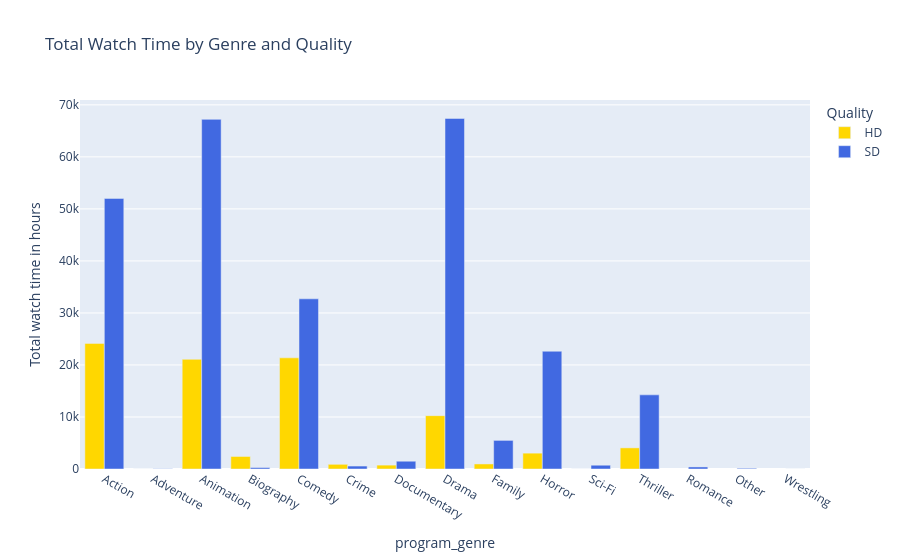
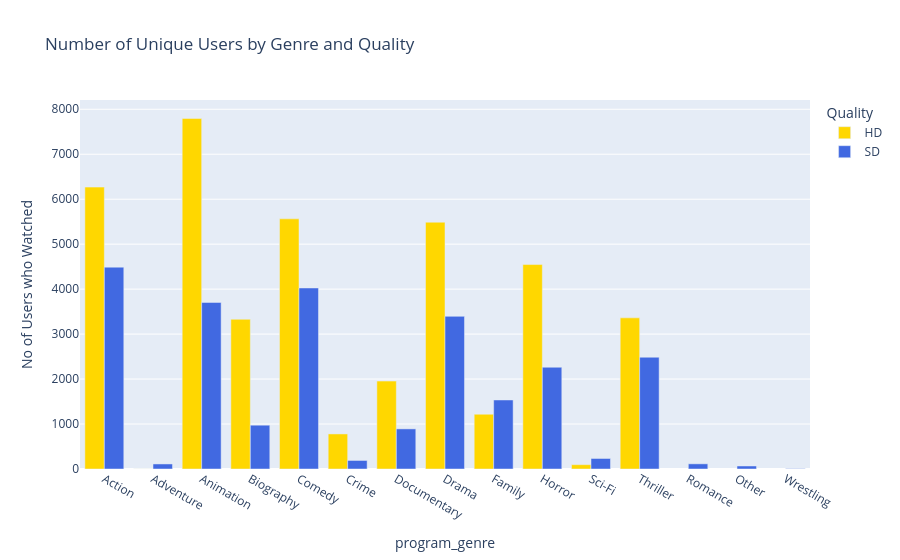

Source (notebook cell) for these figures, in order:
### Code cell
fig = px.bar(grouped, 
             x='program_genre', 
             y='Total watch time in hours', 
             color='Quality', 
             barmode='group',
             title='Total Watch Time by Genre and Quality',
             color_discrete_map={'HD':'gold', 'SD':'royalblue'})

fig2 = px.bar(grouped, 
             x='program_genre', 
             y='No of Users who Watched', 
             color='Quality', 
             barmode='group',
             title='Number of Unique Users by Genre and Quality',
             color_discrete_map={'HD':'gold', 'SD':'royalblue'})

fig.show()
fig2.show()

### Figure 1 — Plotly figure (JSON) as saved in the notebook; plotly's stock layout.template omitted (floating-point values rounded to 4 significant figures)
{"data": [{"alignmentgroup": "True", "hovertemplate": "Quality=HD<br>program_genre=%{x}<br>Total watch time in hours=%{y}<extra></extra>", "legendgroup": "HD", "marker": {"color": "gold", "pattern": {"shape": ""}}, "name": "HD", "offsetgroup": "HD", "orientation": "v", "showlegend": true, "textposition": "auto", "type": "bar", "x": ["Action", "Adventure", "Animation", "Biography", "Comedy", "Crime", "Documentary", "Drama", "Family", "Horror", "Sci-Fi", "Thriller"], "xaxis": "x", "y": [24150.0, 0.001111, 21080.0, 2408.0, 21370.0, 901.8, 745.5, 10250.0, 969.5, 3046.0, 2.039, 4064.0], "yaxis": "y"}, {"alignmentgroup": "True", "hovertemplate": "Quality=SD<br>program_genre=%{x}<br>Total watch time in hours=%{y}<extra></extra>", "legendgroup": "SD", "marker": {"color": "royalblue", "pattern": {"shape": ""}}, "name": "SD", "offsetgroup": "SD", "orientation": "v", "showlegend": true, "textposition": "auto", "type": "bar", "x": ["Action", "Adventure", "Animation", "Biography", "Comedy", "Crime", "Documentary", "Drama", "Family", "Horror", "Romance", "Other", "Sci-Fi", "Thriller", "Wrestling"], "xaxis": "x", "y": [52010.0, 44.59, 67210.0, 273.1, 32710.0, 564.9, 1494.0, 67390.0, 5499.0, 22640.0, 391.4, 135.4, 726.8, 14250.0, 0.095], "yaxis": "y"}], "layout": {"barmode": "group", "legend": {"title": {"text": "Quality"}, "tracegroupgap": 0}, "title": {"text": "Total Watch Time by Genre and Quality"}, "xaxis": {"anchor": "y", "domain": [0, 1], "title": {"text": "program_genre"}}, "yaxis": {"anchor": "x", "domain": [0, 1], "title": {"text": "Total watch time in hours"}}}}

### Figure 2 — Plotly figure (JSON) as saved in the notebook; plotly's stock layout.template omitted (floating-point values rounded to 4 significant figures)
{"data": [{"alignmentgroup": "True", "hovertemplate": "Quality=HD<br>program_genre=%{x}<br>No of Users who Watched=%{y}<extra></extra>", "legendgroup": "HD", "marker": {"color": "gold", "pattern": {"shape": ""}}, "name": "HD", "offsetgroup": "HD", "orientation": "v", "showlegend": true, "textposition": "auto", "type": "bar", "x": ["Action", "Adventure", "Animation", "Biography", "Comedy", "Crime", "Documentary", "Drama", "Family", "Horror", "Sci-Fi", "Thriller"], "xaxis": "x", "y": [6269, 1, 7796, 3330, 5563, 780, 1955, 5489, 1218, 4547, 96, 3361], "yaxis": "y"}, {"alignmentgroup": "True", "hovertemplate": "Quality=SD<br>program_genre=%{x}<br>No of Users who Watched=%{y}<extra></extra>", "legendgroup": "SD", "marker": {"color": "royalblue", "pattern": {"shape": ""}}, "name": "SD", "offsetgroup": "SD", "orientation": "v", "showlegend": true, "textposition": "auto", "type": "bar", "x": ["Action", "Adventure", "Animation", "Biography", "Comedy", "Crime", "Documentary", "Drama", "Family", "Horror", "Romance", "Other", "Sci-Fi", "Thriller", "Wrestling"], "xaxis": "x", "y": [4489, 112, 3704, 974, 4026, 190, 892, 3395, 1535, 2263, 115, 67, 234, 2486, 7], "yaxis": "y"}], "layout": {"barmode": "group", "legend": {"title": {"text": "Quality"}, "tracegroupgap": 0}, "title": {"text": "Number of Unique Users by Genre and Quality"}, "xaxis": {"anchor": "y", "domain": [0, 1], "title": {"text": "program_genre"}}, "yaxis": {"anchor": "x", "domain": [0, 1], "title": {"text": "No of Users who Watched"}}}}
